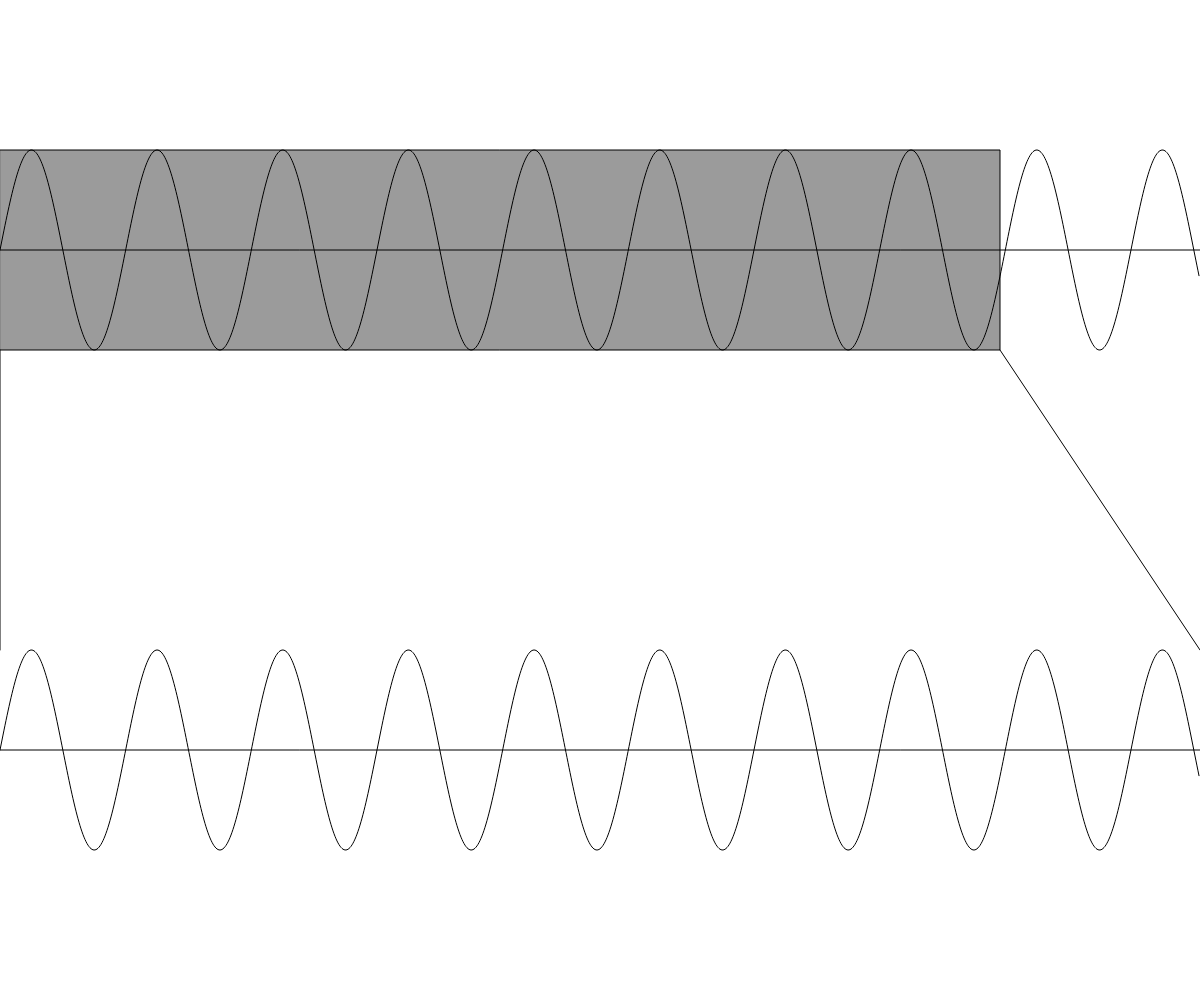
Frame 1 (no input)
Frame 60 (no input): identical to frame 1, image omitted
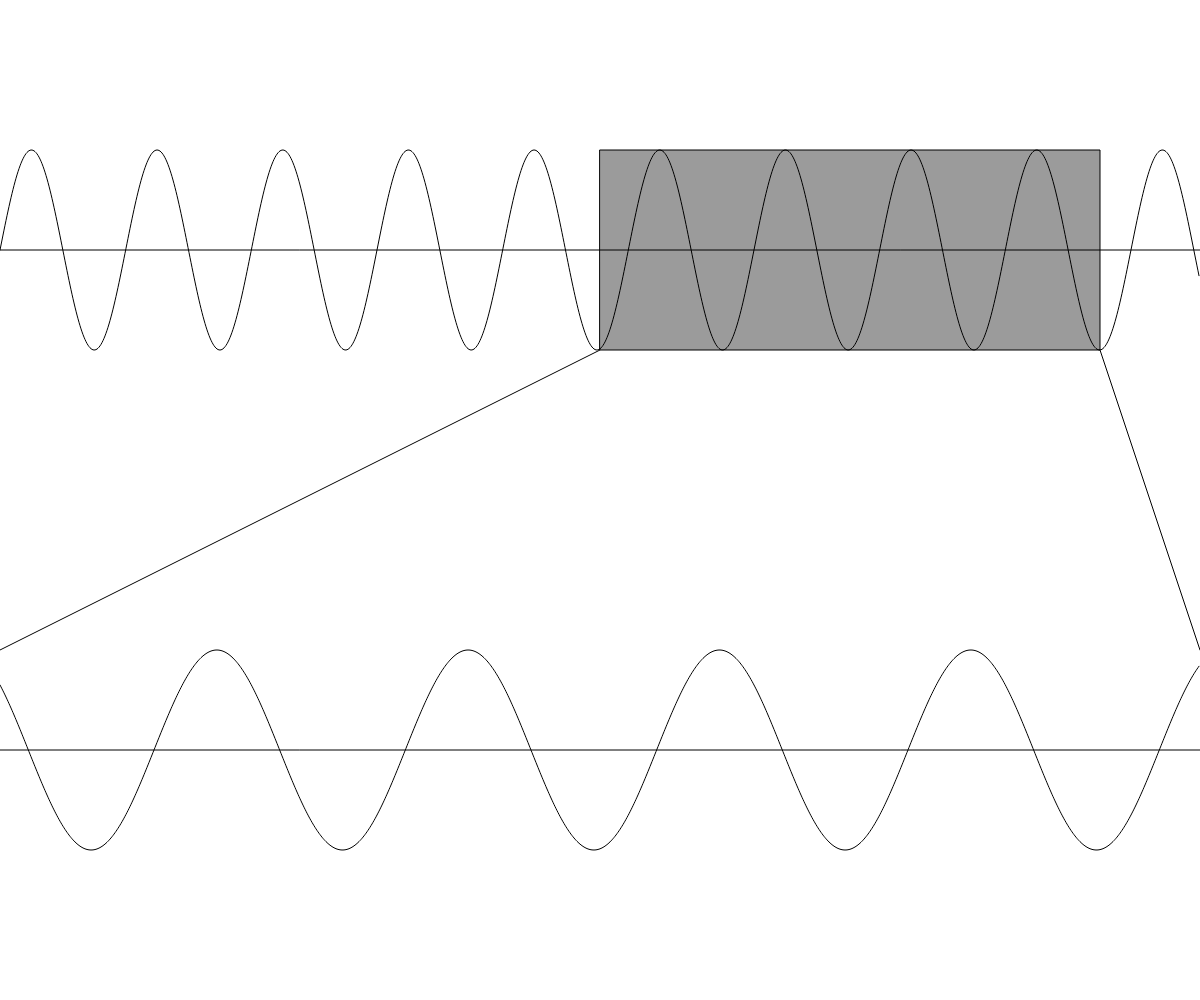
Frame 120 (the mouse pressed at the canvas centre since frame 60)

The p5.js sketch that drew these frames (run headless with seeded random() and noise() and a simulated clock; from frame 60 on, the mouse is pressed at the canvas centre):

// p5.js sketch
// ── sketch.js
function setup() {
  createCanvas(windowWidth, windowHeight);
}

function draw() {
  clear();

  // Use a sine wave as a base 'data input'
  // drawWave(amplitude, frequency, phase, yPosition)
  drawWave(1, 0.05, 0, height / 4);
  line(0, height / 4, width, height / 4);


  selector = drawSelector(mouseX, height / 4, 100, height - mouseY);

  drawWave(
    // 1 - mouseY / height,
    1,
    ((height - mouseY) / height) * 0.05,

    // How to change phase so that it matches postion of selector?

    30 * (mouseX / width),

    height * 0.75
  );

  line(0, height * 0.75, width, height * 0.75)
}

function drawWave(amplitude, frequency, phase, yPosition) {
  // console.log(frequency + " Hz, " + amplitude + " A, " + phase)

  beginShape();
  for (let x = 0; x < width; x++) {
    y = sin(phase + x * frequency) * (amplitude * height / 10);
    vertex(x, yPosition - y);
  }
  endShape();
}

function drawSelector(x, y, amplitude, length) {
  push();
  fill(0, 100);
  rect(x, y - amplitude, length, amplitude * 2);
  pop();
  line(x, height / 4 + amplitude, 0, height * 0.75 - amplitude);
  line(x + length, y + amplitude, width, height * 0.75 - amplitude);
}

function windowResized() {
  resizeCanvas(windowWidth, windowHeight);
  redraw();
}
